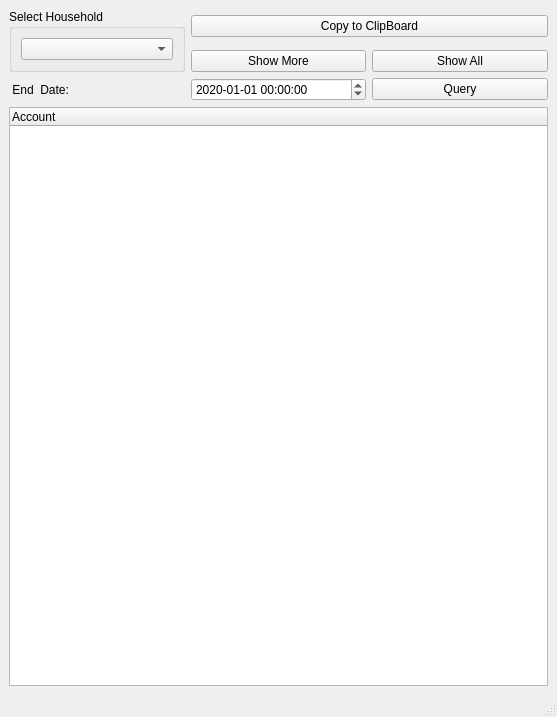
<?xml version="1.0" encoding="UTF-8"?>
<ui version="4.0">
 <class>FinancialStatement</class>
 <widget class="QMainWindow" name="FinancialStatement">
  <property name="geometry">
   <rect>
    <x>0</x>
    <y>0</y>
    <width>557</width>
    <height>717</height>
   </rect>
  </property>
  <property name="windowTitle">
   <string>Financial Statement</string>
  </property>
  <property name="windowIcon">
   <iconset resource="../resources.qrc">
    <normaloff>:/icons/Balance_Sheet.png</normaloff>:/icons/Balance_Sheet.png</iconset>
  </property>
  <widget class="QWidget" name="centralwidget">
   <layout class="QGridLayout" name="gridLayout">
    <item row="4" column="0" colspan="3">
     <widget class="QTreeWidget" name="treeWidget">
      <property name="font">
       <font>
        <pointsize>9</pointsize>
       </font>
      </property>
      <column>
       <property name="text">
        <string>Account</string>
       </property>
      </column>
     </widget>
    </item>
    <item row="3" column="0" colspan="3">
     <layout class="QHBoxLayout" name="horizontalLayout_2">
      <item>
       <widget class="QLabel" name="label_Date">
        <property name="text">
         <string> End  Date:</string>
        </property>
       </widget>
      </item>
      <item>
       <widget class="QDateTimeEdit" name="dateTimeEdit">
        <property name="maximumSize">
         <size>
          <width>16777215</width>
          <height>16777215</height>
         </size>
        </property>
        <property name="dateTime">
         <datetime>
          <hour>0</hour>
          <minute>0</minute>
          <second>0</second>
          <year>2020</year>
          <month>1</month>
          <day>1</day>
         </datetime>
        </property>
        <property name="displayFormat">
         <string>yyyy-MM-dd HH:mm:ss</string>
        </property>
       </widget>
      </item>
      <item>
       <widget class="QPushButton" name="pushButton_Query">
        <property name="text">
         <string>Query</string>
        </property>
       </widget>
      </item>
     </layout>
    </item>
    <item row="0" column="0" rowspan="3">
     <widget class="QGroupBox" name="groupBox">
      <property name="title">
       <string>Select Household</string>
      </property>
      <layout class="QHBoxLayout" name="horizontalLayout">
       <item>
        <widget class="QComboBox" name="comboBoxHousehold"/>
       </item>
      </layout>
     </widget>
    </item>
    <item row="0" column="1" rowspan="2" colspan="2">
     <widget class="QPushButton" name="pushButtonExport">
      <property name="text">
       <string>Copy to ClipBoard</string>
      </property>
     </widget>
    </item>
    <item row="2" column="1">
     <widget class="QPushButton" name="pushButtonShowMore">
      <property name="text">
       <string>Show More</string>
      </property>
     </widget>
    </item>
    <item row="2" column="2">
     <widget class="QPushButton" name="pushButtonShowAll">
      <property name="text">
       <string>Show All</string>
      </property>
     </widget>
    </item>
   </layout>
  </widget>
  <widget class="QMenuBar" name="menubar">
   <property name="geometry">
    <rect>
     <x>0</x>
     <y>0</y>
     <width>557</width>
     <height>21</height>
    </rect>
   </property>
  </widget>
  <widget class="QStatusBar" name="statusbar"/>
 </widget>
 <resources>
  <include location="../resources.qrc"/>
 </resources>
 <connections/>
</ui>
